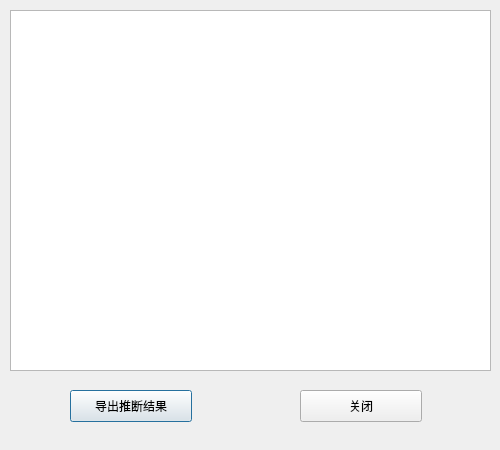
<?xml version="1.0" encoding="UTF-8"?>
<ui version="4.0">
 <class>Dialog</class>
 <widget class="QDialog" name="Dialog">
  <property name="geometry">
   <rect>
    <x>0</x>
    <y>0</y>
    <width>500</width>
    <height>450</height>
   </rect>
  </property>
  <property name="windowTitle">
   <string>Dialog</string>
  </property>
  <widget class="QTextBrowser" name="textBrowser">
   <property name="geometry">
    <rect>
     <x>10</x>
     <y>10</y>
     <width>481</width>
     <height>361</height>
    </rect>
   </property>
  </widget>
  <widget class="QPushButton" name="pushButton_2">
   <property name="geometry">
    <rect>
     <x>70</x>
     <y>390</y>
     <width>122</width>
     <height>32</height>
    </rect>
   </property>
   <property name="text">
    <string>导出推断结果</string>
   </property>
  </widget>
  <widget class="QPushButton" name="pushButton">
   <property name="geometry">
    <rect>
     <x>300</x>
     <y>390</y>
     <width>122</width>
     <height>32</height>
    </rect>
   </property>
   <property name="text">
    <string>关闭</string>
   </property>
  </widget>
 </widget>
 <resources/>
 <connections/>
</ui>
